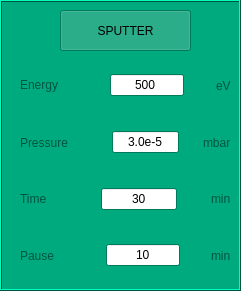
  <widget class="QFrame" name="frame">
   <property name="geometry">
    <rect>
     <x>10</x>
     <y>10</y>
     <width>241</width>
     <height>291</height>
    </rect>
   </property>
   <property name="palette">
    <palette>
     <active>
      <colorrole role="WindowText">
       <brush brushstyle="SolidPattern">
        <color alpha="255">
         <red>0</red>
         <green>0</green>
         <blue>0</blue>
        </color>
       </brush>
      </colorrole>
      <colorrole role="Button">
       <brush brushstyle="SolidPattern">
        <color alpha="255">
         <red>0</red>
         <green>170</green>
         <blue>127</blue>
        </color>
       </brush>
      </colorrole>
      <colorrole role="Light">
       <brush brushstyle="SolidPattern">
        <color alpha="255">
         <red>0</red>
         <green>255</green>
         <blue>191</blue>
        </color>
       </brush>
      </colorrole>
      <colorrole role="Midlight">
       <brush brushstyle="SolidPattern">
        <color alpha="255">
         <red>0</red>
         <green>212</green>
         <blue>159</blue>
        </color>
       </brush>
      </colorrole>
      <colorrole role="Dark">
       <brush brushstyle="SolidPattern">
        <color alpha="255">
         <red>0</red>
         <green>85</green>
         <blue>63</blue>
        </color>
       </brush>
      </colorrole>
      <colorrole role="Mid">
       <brush brushstyle="SolidPattern">
        <color alpha="255">
         <red>0</red>
         <green>113</green>
         <blue>84</blue>
        </color>
       </brush>
      </colorrole>
      <colorrole role="Text">
       <brush brushstyle="SolidPattern">
        <color alpha="255">
         <red>0</red>
         <green>0</green>
         <blue>0</blue>
        </color>
       </brush>
      </colorrole>
      <colorrole role="BrightText">
       <brush brushstyle="SolidPattern">
        <color alpha="255">
         <red>255</red>
         <green>255</green>
         <blue>255</blue>
        </color>
       </brush>
      </colorrole>
      <colorrole role="ButtonText">
       <brush brushstyle="SolidPattern">
        <color alpha="255">
         <red>0</red>
         <green>0</green>
         <blue>0</blue>
        </color>
       </brush>
      </colorrole>
      <colorrole role="Base">
       <brush brushstyle="SolidPattern">
        <color alpha="255">
         <red>255</red>
         <green>255</green>
         <blue>255</blue>
        </color>
       </brush>
      </colorrole>
      <colorrole role="Window">
       <brush brushstyle="SolidPattern">
        <color alpha="255">
         <red>0</red>
         <green>170</green>
         <blue>127</blue>
        </color>
       </brush>
      </colorrole>
      <colorrole role="Shadow">
       <brush brushstyle="SolidPattern">
        <color alpha="255">
         <red>0</red>
         <green>0</green>
         <blue>0</blue>
        </color>
       </brush>
      </colorrole>
      <colorrole role="AlternateBase">
       <brush brushstyle="SolidPattern">
        <color alpha="255">
         <red>127</red>
         <green>212</green>
         <blue>191</blue>
        </color>
       </brush>
      </colorrole>
      <colorrole role="ToolTipBase">
       <brush brushstyle="SolidPattern">
        <color alpha="255">
         <red>255</red>
         <green>255</green>
         <blue>220</blue>
        </color>
       </brush>
      </colorrole>
      <colorrole role="ToolTipText">
       <brush brushstyle="SolidPattern">
        <color alpha="255">
         <red>0</red>
         <green>0</green>
         <blue>0</blue>
        </color>
       </brush>
      </colorrole>
     </active>
     <inactive>
      <colorrole role="WindowText">
       <brush brushstyle="SolidPattern">
        <color alpha="255">
         <red>0</red>
         <green>0</green>
         <blue>0</blue>
        </color>
       </brush>
      </colorrole>
      <colorrole role="Button">
       <brush brushstyle="SolidPattern">
        <color alpha="255">
         <red>0</red>
         <green>170</green>
         <blue>127</blue>
        </color>
       </brush>
      </colorrole>
      <colorrole role="Light">
       <brush brushstyle="SolidPattern">
        <color alpha="255">
         <red>0</red>
         <green>255</green>
         <blue>191</blue>
        </color>
       </brush>
      </colorrole>
      <colorrole role="Midlight">
       <brush brushstyle="SolidPattern">
        <color alpha="255">
         <red>0</red>
         <green>212</green>
         <blue>159</blue>
        </color>
       </brush>
      </colorrole>
      <colorrole role="Dark">
       <brush brushstyle="SolidPattern">
        <color alpha="255">
         <red>0</red>
         <green>85</green>
         <blue>63</blue>
        </color>
       </brush>
      </colorrole>
      <colorrole role="Mid">
       <brush brushstyle="SolidPattern">
        <color alpha="255">
         <red>0</red>
         <green>113</green>
         <blue>84</blue>
        </color>
       </brush>
      </colorrole>
      <colorrole role="Text">
       <brush brushstyle="SolidPattern">
        <color alpha="255">
         <red>0</red>
         <green>0</green>
         <blue>0</blue>
        </color>
       </brush>
      </colorrole>
      <colorrole role="BrightText">
       <brush brushstyle="SolidPattern">
        <color alpha="255">
         <red>255</red>
         <green>255</green>
         <blue>255</blue>
        </color>
       </brush>
      </colorrole>
      <colorrole role="ButtonText">
       <brush brushstyle="SolidPattern">
        <color alpha="255">
         <red>0</red>
         <green>0</green>
         <blue>0</blue>
        </color>
       </brush>
      </colorrole>
      <colorrole role="Base">
       <brush brushstyle="SolidPattern">
        <color alpha="255">
         <red>255</red>
         <green>255</green>
         <blue>255</blue>
        </color>
       </brush>
      </colorrole>
      <colorrole role="Window">
       <brush brushstyle="SolidPattern">
        <color alpha="255">
         <red>0</red>
         <green>170</green>
         <blue>127</blue>
        </color>
       </brush>
      </colorrole>
      <colorrole role="Shadow">
       <brush brushstyle="SolidPattern">
        <color alpha="255">
         <red>0</red>
         <green>0</green>
         <blue>0</blue>
        </color>
       </brush>
      </colorrole>
      <colorrole role="AlternateBase">
       <brush brushstyle="SolidPattern">
        <color alpha="255">
         <red>127</red>
         <green>212</green>
         <blue>191</blue>
        </color>
       </brush>
      </colorrole>
      <colorrole role="ToolTipBase">
       <brush brushstyle="SolidPattern">
        <color alpha="255">
         <red>255</red>
         <green>255</green>
         <blue>220</blue>
        </color>
       </brush>
      </colorrole>
      <colorrole role="ToolTipText">
       <brush brushstyle="SolidPattern">
        <color alpha="255">
         <red>0</red>
         <green>0</green>
         <blue>0</blue>
        </color>
       </brush>
      </colorrole>
     </inactive>
     <disabled>
      <colorrole role="WindowText">
       <brush brushstyle="SolidPattern">
        <color alpha="255">
         <red>0</red>
         <green>85</green>
         <blue>63</blue>
        </color>
       </brush>
      </colorrole>
      <colorrole role="Button">
       <brush brushstyle="SolidPattern">
        <color alpha="255">
         <red>0</red>
         <green>170</green>
         <blue>127</blue>
        </color>
       </brush>
      </colorrole>
      <colorrole role="Light">
       <brush brushstyle="SolidPattern">
        <color alpha="255">
         <red>0</red>
         <green>255</green>
         <blue>191</blue>
        </color>
       </brush>
      </colorrole>
      <colorrole role="Midlight">
       <brush brushstyle="SolidPattern">
        <color alpha="255">
         <red>0</red>
         <green>212</green>
         <blue>159</blue>
        </color>
       </brush>
      </colorrole>
      <colorrole role="Dark">
       <brush brushstyle="SolidPattern">
        <color alpha="255">
         <red>0</red>
         <green>85</green>
         <blue>63</blue>
        </color>
       </brush>
      </colorrole>
      <colorrole role="Mid">
       <brush brushstyle="SolidPattern">
        <color alpha="255">
         <red>0</red>
         <green>113</green>
         <blue>84</blue>
        </color>
       </brush>
      </colorrole>
      <colorrole role="Text">
       <brush brushstyle="SolidPattern">
        <color alpha="255">
         <red>0</red>
         <green>85</green>
         <blue>63</blue>
        </color>
       </brush>
      </colorrole>
      <colorrole role="BrightText">
       <brush brushstyle="SolidPattern">
        <color alpha="255">
         <red>255</red>
         <green>255</green>
         <blue>255</blue>
        </color>
       </brush>
      </colorrole>
      <colorrole role="ButtonText">
       <brush brushstyle="SolidPattern">
        <color alpha="255">
         <red>0</red>
         <green>85</green>
         <blue>63</blue>
        </color>
       </brush>
      </colorrole>
      <colorrole role="Base">
       <brush brushstyle="SolidPattern">
        <color alpha="255">
         <red>0</red>
         <green>170</green>
         <blue>127</blue>
        </color>
       </brush>
      </colorrole>
      <colorrole role="Window">
       <brush brushstyle="SolidPattern">
        <color alpha="255">
         <red>0</red>
         <green>170</green>
         <blue>127</blue>
        </color>
       </brush>
      </colorrole>
      <colorrole role="Shadow">
       <brush brushstyle="SolidPattern">
        <color alpha="255">
         <red>0</red>
         <green>0</green>
         <blue>0</blue>
        </color>
       </brush>
      </colorrole>
      <colorrole role="AlternateBase">
       <brush brushstyle="SolidPattern">
        <color alpha="255">
         <red>0</red>
         <green>170</green>
         <blue>127</blue>
        </color>
       </brush>
      </colorrole>
      <colorrole role="ToolTipBase">
       <brush brushstyle="SolidPattern">
        <color alpha="255">
         <red>255</red>
         <green>255</green>
         <blue>220</blue>
        </color>
       </brush>
      </colorrole>
      <colorrole role="ToolTipText">
       <brush brushstyle="SolidPattern">
        <color alpha="255">
         <red>0</red>
         <green>0</green>
         <blue>0</blue>
        </color>
       </brush>
      </colorrole>
     </disabled>
    </palette>
   </property>
   <property name="frameShape">
    <enum>QFrame::Box</enum>
   </property>
   <property name="frameShadow">
    <enum>QFrame::Raised</enum>
   </property>
   <property name="lineWidth">
    <number>1</number>
   </property>
   <widget class="QWidget" name="layoutWidget">
    <property name="geometry">
     <rect>
      <x>10</x>
      <y>60</y>
      <width>221</width>
      <height>221</height>
     </rect>
    </property>
    <layout class="QVBoxLayout" name="verticalLayout">
     <item>
      <layout class="QHBoxLayout" name="horizontalLayout_16">
       <property name="leftMargin">
        <number>10</number>
       </property>
       <item>
        <widget class="QLabel" name="label_31">
         <property name="enabled">
          <bool>false</bool>
         </property>
         <property name="font">
          <font>
           <pointsize>9</pointsize>
          </font>
         </property>
         <property name="text">
          <string>&lt;html&gt;&lt;head/&gt;&lt;body&gt;&lt;p align=&quot;center&quot;&gt;Energy&lt;/p&gt;&lt;/body&gt;&lt;/html&gt;</string>
         </property>
         <property name="textFormat">
          <enum>Qt::RichText</enum>
         </property>
        </widget>
       </item>
       <item>
        <spacer name="horizontalSpacer_31">
         <property name="orientation">
          <enum>Qt::Horizontal</enum>
         </property>
         <property name="sizeHint" stdset="0">
          <size>
           <width>80</width>
           <height>20</height>
          </size>
         </property>
        </spacer>
       </item>
       <item alignment="Qt::AlignHCenter|Qt::AlignVCenter">
        <widget class="QLineEdit" name="Sputter_Energy">
         <property name="sizePolicy">
          <sizepolicy hsizetype="Preferred" vsizetype="Fixed">
           <horstretch>0</horstretch>
           <verstretch>0</verstretch>
          </sizepolicy>
         </property>
         <property name="mouseTracking">
          <bool>false</bool>
         </property>
         <property name="inputMask">
          <string>0000</string>
         </property>
         <property name="text">
          <string>500</string>
         </property>
         <property name="maxLength">
          <number>4</number>
         </property>
         <property name="frame">
          <bool>true</bool>
         </property>
         <property name="alignment">
          <set>Qt::AlignCenter</set>
         </property>
         <property name="clearButtonEnabled">
          <bool>false</bool>
         </property>
        </widget>
       </item>
       <item>
        <spacer name="horizontalSpacer_32">
         <property name="orientation">
          <enum>Qt::Horizontal</enum>
         </property>
         <property name="sizeHint" stdset="0">
          <size>
           <width>60</width>
           <height>20</height>
          </size>
         </property>
        </spacer>
       </item>
       <item>
        <widget class="QLabel" name="label_32">
         <property name="enabled">
          <bool>false</bool>
         </property>
         <property name="text">
          <string>eV</string>
         </property>
        </widget>
       </item>
      </layout>
     </item>
     <item>
      <layout class="QHBoxLayout" name="horizontalLayout_17">
       <property name="leftMargin">
        <number>10</number>
       </property>
       <item>
        <widget class="QLabel" name="label_33">
         <property name="enabled">
          <bool>false</bool>
         </property>
         <property name="text">
          <string>Pressure</string>
         </property>
        </widget>
       </item>
       <item>
        <spacer name="horizontalSpacer_33">
         <property name="orientation">
          <enum>Qt::Horizontal</enum>
         </property>
         <property name="sizeHint" stdset="0">
          <size>
           <width>80</width>
           <height>20</height>
          </size>
         </property>
        </spacer>
       </item>
       <item>
        <widget class="QLineEdit" name="Sputter_Pressure">
         <property name="sizePolicy">
          <sizepolicy hsizetype="Preferred" vsizetype="Fixed">
           <horstretch>0</horstretch>
           <verstretch>0</verstretch>
          </sizepolicy>
         </property>
         <property name="inputMask">
          <string>0.0e-5</string>
         </property>
         <property name="text">
          <string>3.0e-5</string>
         </property>
         <property name="alignment">
          <set>Qt::AlignCenter</set>
         </property>
        </widget>
       </item>
       <item>
        <spacer name="horizontalSpacer_34">
         <property name="orientation">
          <enum>Qt::Horizontal</enum>
         </property>
         <property name="sizeHint" stdset="0">
          <size>
           <width>60</width>
           <height>20</height>
          </size>
         </property>
        </spacer>
       </item>
       <item>
        <widget class="QLabel" name="label_34">
         <property name="enabled">
          <bool>false</bool>
         </property>
         <property name="text">
          <string>mbar</string>
         </property>
        </widget>
       </item>
      </layout>
     </item>
     <item>
      <layout class="QHBoxLayout" name="horizontalLayout_18">
       <property name="leftMargin">
        <number>10</number>
       </property>
       <item>
        <widget class="QLabel" name="label_35">
         <property name="enabled">
          <bool>false</bool>
         </property>
         <property name="text">
          <string>Time</string>
         </property>
        </widget>
       </item>
       <item>
        <spacer name="horizontalSpacer_35">
         <property name="orientation">
          <enum>Qt::Horizontal</enum>
         </property>
         <property name="sizeHint" stdset="0">
          <size>
           <width>80</width>
           <height>20</height>
          </size>
         </property>
        </spacer>
       </item>
       <item>
        <widget class="QLineEdit" name="Sputter_Time">
         <property name="sizePolicy">
          <sizepolicy hsizetype="Preferred" vsizetype="Fixed">
           <horstretch>0</horstretch>
           <verstretch>0</verstretch>
          </sizepolicy>
         </property>
         <property name="inputMask">
          <string>00</string>
         </property>
         <property name="text">
          <string>30</string>
         </property>
         <property name="alignment">
          <set>Qt::AlignCenter</set>
         </property>
        </widget>
       </item>
       <item>
        <spacer name="horizontalSpacer_36">
         <property name="orientation">
          <enum>Qt::Horizontal</enum>
         </property>
         <property name="sizeHint" stdset="0">
          <size>
           <width>60</width>
           <height>20</height>
          </size>
         </property>
        </spacer>
       </item>
       <item>
        <widget class="QLabel" name="label_36">
         <property name="enabled">
          <bool>false</bool>
         </property>
         <property name="text">
          <string>min</string>
         </property>
        </widget>
       </item>
      </layout>
     </item>
     <item>
      <layout class="QHBoxLayout" name="horizontalLayout_20">
       <property name="leftMargin">
        <number>10</number>
       </property>
       <item>
        <widget class="QLabel" name="label_39">
         <property name="enabled">
          <bool>false</bool>
         </property>
         <property name="text">
          <string>Pause</string>
         </property>
        </widget>
       </item>
       <item>
        <spacer name="horizontalSpacer_39">
         <property name="orientation">
          <enum>Qt::Horizontal</enum>
         </property>
         <property name="sizeHint" stdset="0">
          <size>
           <width>80</width>
           <height>20</height>
          </size>
         </property>
        </spacer>
       </item>
       <item>
        <widget class="QLineEdit" name="Sputter_Pause">
         <property name="sizePolicy">
          <sizepolicy hsizetype="Preferred" vsizetype="Fixed">
           <horstretch>0</horstretch>
           <verstretch>0</verstretch>
          </sizepolicy>
         </property>
         <property name="inputMask">
          <string>00</string>
         </property>
         <property name="text">
          <string>10</string>
         </property>
         <property name="alignment">
          <set>Qt::AlignCenter</set>
         </property>
        </widget>
       </item>
       <item>
        <spacer name="horizontalSpacer_40">
         <property name="orientation">
          <enum>Qt::Horizontal</enum>
         </property>
         <property name="sizeHint" stdset="0">
          <size>
           <width>60</width>
           <height>20</height>
          </size>
         </property>
        </spacer>
       </item>
       <item>
        <widget class="QLabel" name="label_40">
         <property name="enabled">
          <bool>false</bool>
         </property>
         <property name="text">
          <string>min</string>
         </property>
        </widget>
       </item>
      </layout>
     </item>
    </layout>
   </widget>
   <widget class="QPushButton" name="Sputter_Button">
    <property name="geometry">
     <rect>
      <x>60</x>
      <y>10</y>
      <width>131</width>
      <height>41</height>
     </rect>
    </property>
    <property name="text">
     <string>SPUTTER</string>
    </property>
    <property name="icon">
     <iconset>
      <normaloff>wind.png</normaloff>wind.png</iconset>
    </property>
    <property name="iconSize">
     <size>
      <width>30</width>
      <height>30</height>
     </size>
    </property>
    <property name="checkable">
     <bool>true</bool>
    </property>
    <property name="checked">
     <bool>true</bool>
    </property>
   </widget>
  </widget>
